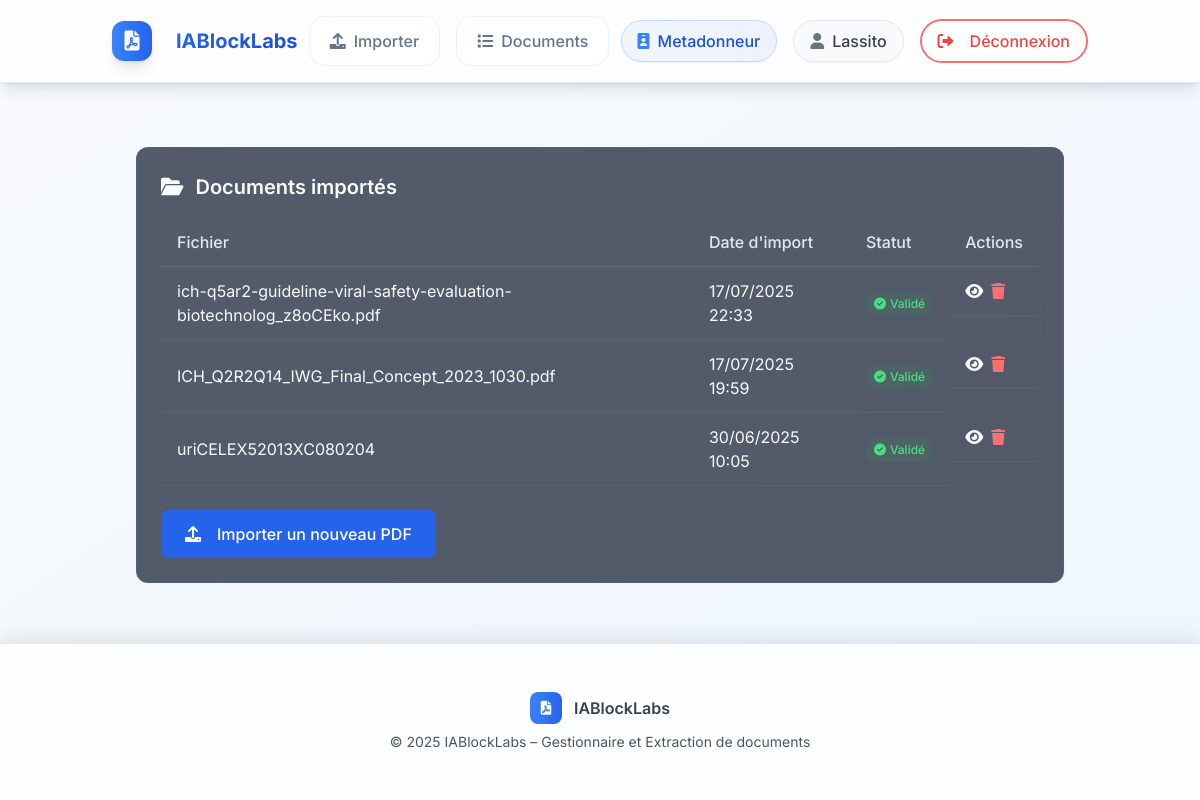
The app's page /documents/ (signed in), older data.
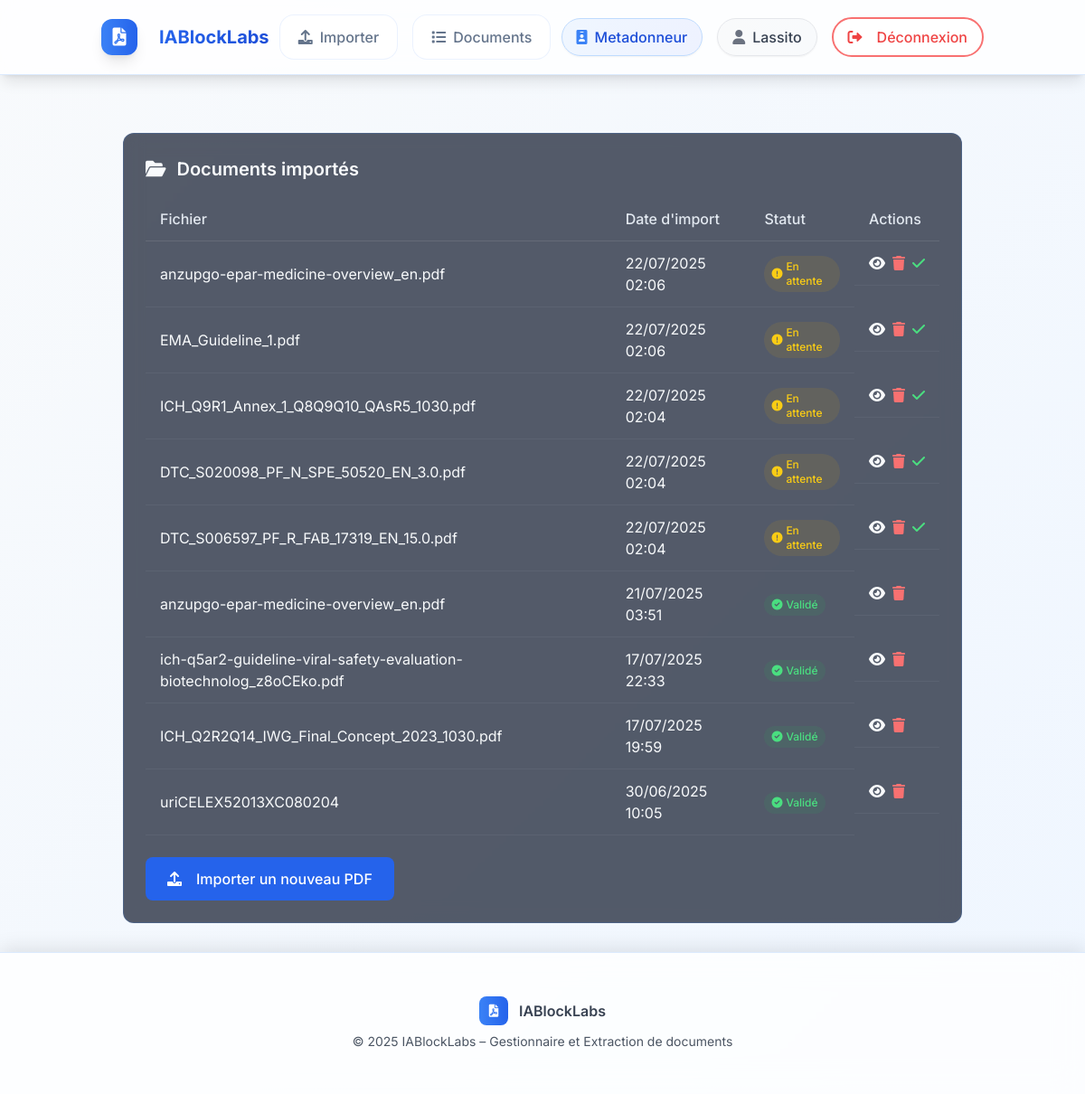
The same page, newer data.
### rawdocs/models.py (models this page shows, shortened)
class RawDocument(models.Model):
    url = models.URLField(help_text="URL d'origine du PDF", blank=True)
    file = models.FileField(upload_to=pdf_upload_to, help_text="Fichier PDF téléchargé")
    created_at = models.DateTimeField(auto_now_add=True)
    owner = models.ForeignKey(
        settings.AUTH_USER_MODEL,
        on_delete=models.CASCADE,
        related_name='raw_documents',
        null=True, blank=True,
        help_text="Utilisateur qui a téléchargé ce document"
    )
    is_validated = models.BooleanField(default=False, help_text="Document validé par un métadonneur")
    validated_at = models.DateTimeField(null=True, blank=True)
    is_ready_for_expert = models.BooleanField(default=False, help_text="Document prêt pour révision expert")
    expert_ready_at = models.DateTimeField(null=True, blank=True,
                                           help_text="Date à laquelle le document est devenu prêt pour l'expert")
    total_pages = models.IntegerField(default=0, help_text="Nombre total de pages")
    pages_extracted = models.BooleanField(default=False, help_text="Pages extraites individuellement")
    title = models.TextField(blank=True, help_text="Titre du document")
    doc_type = models.CharField("Type", max_length=100, blank=True, help_text="Type du document (guide, rapport…)")
    publication_date = models.CharField(max_length=100, blank=True, help_text="Date de publication")
    version = models.CharField(max_length=50, blank=True, help_text="Version extraite")
    source = models.CharField(max_length=255, blank=True, help_text="Organisation émettrice (EMA, FDA…)")
    context = models.TextField(blank=True, help_text="Contexte extrait (2 phrases max)")
    country = models.CharField(max_length=100, blank=True, help_text="Pays détecté (GPE ou TLD)")
    language = models.CharField(max_length=10, blank=True, help_text="Langue détectée (fr, en…)")
    url_source = models.URLField(blank=True, help_text="URL d'origine pour référence")

### rawdocs/views.py (the view)
# urls.py: path('documents/', views.DocumentReviewListView.as_view(), name='document_list'),
@login_required(login_url='rawdocs:login')
@user_passes_test(is_metadonneur)
def document_list(request):
    docs = RawDocument.objects.filter(owner=request.user).order_by('-created_at')
    for d in docs:
        d.basename = os.path.basename(d.file.name)
    return render(request, 'rawdocs/document_list.html', {'documents': docs})

### rawdocs/templatetags/rawdocs_extras.py (called while the page is built)
@register.filter
def basename(value):
    return os.path.basename(value)

### rawdocs/views.py (called while the page is built)
def is_metadonneur(user):
    return user.groups.filter(name="Metadonneur").exists()

### templates/rawdocs/document_list.html (shortened to what this page needs)
{% extends "base.html" %}
{% load rawdocs_extras %}
{% block content %}
<div class="dashboard-container">
    <div class="card">
        <h2 class="card-title">
            <i class="fas fa-folder-open text-accent"></i>
            Documents importés
        </h2>
        {% if documents %}
            <div class="overflow-x-auto">
                <table class="table">
                    <thead>
                        <tr>
                            <th>Fichier</th>
                            <th>Date d'import</th>
                            <th>Statut</th>
                            <th>Actions</th>
                        </tr>
                    </thead>
                    <tbody>
                        {% for doc in documents %}
                        <tr>
                            <td>{{ doc.file.name|basename }}</td>
                            <td>{{ doc.created_at|date:"d/m/Y H:i" }}</td>
                            <td>
                                {% if doc.is_validated %}
                                    <span class="inline-flex items-center px-2 py-1 rounded-full text-xs font-medium bg-green-500/10 text-green-400">
                                        <i class="fas fa-check-circle mr-1"></i> Validé
                                    </span>
                                {% else %}
                                    <span class="inline-flex items-center px-2 py-1 rounded-full text-xs font-medium bg-yellow-500/10 text-yellow-400">
                                        <i class="fas fa-exclamation-circle mr-1"></i> En attente
                                    </span>
                                {% endif %}
                            </td>
                            <td class="flex space-x-2">
                                <a href="{% url 'rawdocs:edit_metadata' doc.id %}"
                                   class="text-accent hover:text-white transition-colors"
                                   title="Voir / éditer les métadonnées">
                                    <i class="fas fa-eye"></i>
                                </a>
                                <form method="post"
                                      action="{% url 'rawdocs:document_delete' doc.id %}"
                                      class="inline">
                                    <button type="submit"
                                            class="text-red-400 hover:text-red-300 transition-colors"
                                            title="Supprimer">
                                        <i class="fas fa-trash"></i>
                                    </button>
                                </form>
                                {% if not doc.is_validated %}
                                <a href="{% url 'rawdocs:validate_document' doc.id %}"
                                   class="text-green-400 hover:text-green-300 transition-colors"
                                   title="Valider pour annotation">
                                    <i class="fas fa-check"></i>
                                </a>
                                {% endif %}
                            </td>
                        </tr>
                        {% endfor %}
                    </tbody>
                </table>
            </div>
        {% else %}
            <p class="text-gray-400">Aucun document importé pour le moment.</p>
        {% endif %}
        <div class="mt-6">
            <a href="{% url 'rawdocs:upload' %}"
               class="btn btn-primary">
                <i class="fas fa-upload mr-2"></i> Importer un nouveau PDF
            </a>
        </div>
    </div>
</div>
{% endblock %}

### templates/base.html (shortened to what this page needs)
{% load static %}
<!DOCTYPE html>
<html lang="fr">
<head>
  <script src="https://cdn.tailwindcss.com"></script>
  <link rel="stylesheet" href="{% static 'rawdocs/css/styles.css' %}">
  <link href="https://cdnjs.cloudflare.com/ajax/libs/font-awesome/6.0.0/css/all.min.css" rel="stylesheet">
</head>
<body class="bg-gradient-to-br from-slate-50 to-blue-50 min-h-screen flex flex-col">
  <div class="fixed inset-0 opacity-5 pointer-events-none">
    <div class="absolute inset-0 bg-grid-pattern"></div>
  </div>
  <div class="app-container flex-1 flex flex-col relative z-10">
    <header class="site-header bg-white/80 backdrop-blur-lg shadow-lg border-b border-blue-100">
      <div class="header-content container mx-auto px-6 flex items-center justify-between py-4">
        {% if user.groups.first.name == "Annotateur" %}
          <a href="{% url 'rawdocs:annotation_dashboard' %}"
             class="logo group flex items-center text-xl font-bold text-blue-600 hover:text-blue-700 transition-all duration-300">
        {% else %}
          <a href="{% url 'rawdocs:dashboard' %}"
             class="logo group flex items-center text-xl font-bold text-blue-600 hover:text-blue-700 transition-all duration-300">
        {% endif %}
            <div class="logo-icon bg-gradient-to-r from-blue-500 to-blue-600 p-2 rounded-xl mr-3 group-hover:scale-110 transition-transform duration-300 shadow-lg">
              <i class="fas fa-file-pdf text-white"></i>
            </div>
            <span class="bg-gradient-to-r from-blue-600 to-blue-700 bg-clip-text text-transparent">
            </span>
          </a>
        {% if user.is_authenticated %}
          <nav class="role-nav hidden md:flex gap-4">
            {% with group=user.groups.first %}
              {% if group.name == "Metadonneur" %}
                <a href="{% url 'rawdocs:upload' %}" class="nav-link group flex items-center gap-2 px-4 py-2 rounded-full hover:bg-blue-100 transition-all duration-300">
                  <i class="fas fa-upload group-hover:scale-110 transition-transform duration-200"></i>
                  <span>Importer</span>
                </a>
                <a href="{% url 'rawdocs:document_list' %}" class="nav-link group flex items-center gap-2 px-4 py-2 rounded-full hover:bg-blue-100 transition-all duration-300">
                  <i class="fas fa-list group-hover:scale-110 transition-transform duration-200"></i>
                  <span>Documents</span>
                </a>
              {% elif group.name == "Annotateur" %}
                <a href="{% url 'rawdocs:annotation_dashboard' %}" class="nav-link group flex items-center gap-2 px-4 py-2 rounded-full hover:bg-blue-100 transition-all duration-300">
                  <i class="fas fa-highlighter group-hover:scale-110 transition-transform duration-200"></i>
                  <span>Annotation</span>
                </a>
              {% endif %}
            {% endwith %}
          </nav>
          <div class="user-info flex items-center gap-4">
            <div class="user-badge bg-gradient-to-r from-blue-50 to-indigo-50 px-4 py-2 rounded-full border border-blue-200">
              <span class="flex items-center text-blue-700 font-medium">
                <i class="fas fa-id-badge mr-2 text-blue-500"></i>
                {{ user.groups.first.name }}
              </span>
            </div>
            <div class="user-badge bg-gradient-to-r from-gray-50 to-slate-50 px-4 py-2 rounded-full border border-gray-200">
              <span class="flex items-center text-gray-700 font-medium">
                <i class="fas fa-user mr-2 text-gray-500"></i>
                {{ user.username }}
              </span>
            </div>
            <form method="post" action="{% url 'rawdocs:logout' %}">
              <button type="submit"
                      class="btn-logout group inline-flex items-center px-4 py-2 border-2 border-red-400 text-red-500 rounded-full hover:bg-red-500 hover:text-white transition-all duration-300 hover:shadow-lg hover:scale-105">
                <i class="fas fa-sign-out-alt mr-2 group-hover:animate-pulse"></i>
                <span>Déconnexion</span>
              </button>
            </form>
          </div>
        {% endif %}
      </div>
    </header>
    <main class="site-main flex-1 container mx-auto px-6 py-8">
      <div class="main-content-wrapper animate-fadeInUp">
        {% block content %}{% endblock %}
      </div>
    </main>
    <footer class="site-footer bg-white/80 backdrop-blur-lg border-t border-blue-100 py-6">
      <div class="footer-content text-center">
        <div class="flex items-center justify-center gap-3 mb-2">
          <div class="w-8 h-8 bg-gradient-to-r from-blue-500 to-blue-600 rounded-lg flex items-center justify-center">
            <i class="fas fa-file-pdf text-white text-sm"></i>
          </div>
          <span class="text-gray-700 font-semibold">IABlockLabs</span>
        </div>
        <p class="text-gray-600 text-sm">
          &copy; 2025 IABlockLabs – Gestionnaire et Extraction de documents
        </p>
      </div>
    </footer>
  </div>
</body>
</html>

### templates/rawdocs/document_list.html (style rules this page uses)
.dashboard-container { max-width: 1200px; margin: 2rem auto 0; padding: 0 1.5rem; }
.card { background: var(--card-bg); backdrop-filter: blur(10px); border: 1px solid var(--card-border); border-radius: 12px; padding: 1.5rem; transition: all 0.3s ease; }
.card-title { font-size: 1.25rem; font-weight: 600; color: var(--text); margin-bottom: 1rem; display: flex; align-items: center; gap: 0.75rem; }
.btn { display: inline-flex; align-items: center; justify-content: center; padding: 0.75rem 1.5rem; border-radius: 8px; font-weight: 500; transition: all 0.3s ease; }
.btn-primary { background: var(--primary); color: white; }
.table { width: 100%; border-collapse: collapse; }
.table th { text-align: left; padding: 0.75rem 1rem; color: var(--text-secondary); font-weight: 500; border-bottom: 1px solid rgba(255, 255, 255, 0.1); }
.table td { padding: 0.75rem 1rem; color: var(--text); border-bottom: 1px solid rgba(255, 255, 255, 0.05); }
:root { --primary: #2563eb; --primary-light: #3b82f6; --secondary: #1e293b; --secondary-dark: #0f172a; --accent: #60a5fa; --text: #f8fafc; --text-secondary: #e2e8f0; --card-bg: rgba(15, 23, 42, 0.7); --card-border: rgba(59, 130, 246, 0.2); }

Row changes from the older to the newer data that the page shows:
added RawDocument: file.name|basename "anzupgo-epar-medicine-overview_en.pdf", created_at "22/07/2025 02:06", is_validated False (drawn)
added RawDocument: file.name|basename "EMA_Guideline_1.pdf", created_at "22/07/2025 02:06", is_validated False (drawn)
added RawDocument: file.name|basename "ICH_Q9R1_Annex_1_Q8Q9Q10_QAsR5_1030.pdf", created_at "22/07/2025 02:04", is_validated False (drawn)
added RawDocument: file.name|basename "DTC_S020098_PF_N_SPE_50520_EN_3.0.pdf", created_at "22/07/2025 02:04", is_validated False (drawn)
added RawDocument: file.name|basename "DTC_S006597_PF_R_FAB_17319_EN_15.0.pdf", created_at "22/07/2025 02:04", is_validated False (drawn)
added RawDocument: file.name|basename "anzupgo-epar-medicine-overview_en.pdf", created_at "21/07/2025 03:51", is_validated True (drawn)
